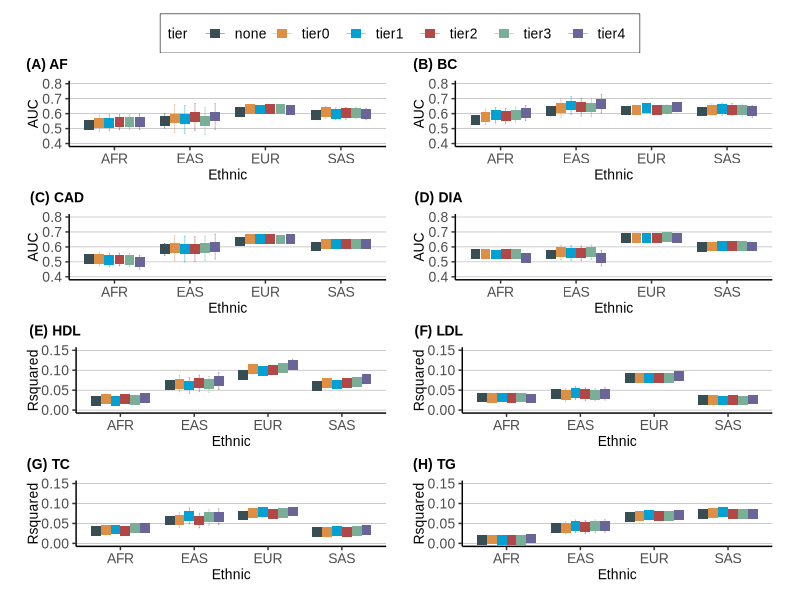

Reproduce this figure in R. (Note: this script raises an error after producing the figure.)
#Tiers comparison
#Load Packages
library(data.table)
library(stringr)
library(ggplot2)
library(ggsci)
library(ggpubr)
library(cowplot)

#Load Data
AF <- read.csv("AF_auc_tier.csv")
BC <- read.csv("BC_auc_tier.csv")
CAD <- read.csv("CAD_auc_tier.csv")
DIA <- read.csv("DIA_auc_tier.csv")
LDL <- read.csv("LDL_R2_tier.csv")
HDL <- read.csv("HDL_R2_tier.csv")
TC <- read.csv("TC_R2_tier.csv")
TG <- read.csv("TG_R2_tier.csv")

#Plot
point <- geom_point(position = position_dodge(width = 0.8),size=3)
errorbar_B <- geom_errorbar(aes(ymin = auc_LL, ymax = auc_UL),
    position = position_dodge(width = 0.8), width = 0.1, size = 0.15) 
errorbar_Q <- geom_errorbar(aes(ymin = rsquared_LL, ymax = rsquared_UL),
    position = position_dodge(width = 0.8), width = 0.1, size = 0.15) 
mytheme <- theme_classic() + theme(
    panel.background = element_rect(fill = "white"),
    panel.grid.major.y = element_line(color = "darkgrey", size = 0.2),
    panel.grid.minor.y = element_blank(),
    panel.grid.minor.x = element_blank(),
    legend.position = "top",
    legend.direction = "horizontal",
    legend.title = element_text(size = 10, family = "Arial", face = "plain"),
    legend.text = element_text(hjust = 0,size = 10, family = "Arial", face = "plain"),
    legend.background = element_rect(size = 0.2, linetype = "solid",colour = "black"),
    axis.title = element_text(size = 10, family = "Arial", face = "plain"),
    axis.text.x = element_text(size = 10, family = "Arial", face = "plain"),
    axis.text.y = element_text(size = 10, family = "Arial", face = "plain"),
    plot.margin = margin(20,10,5,10))

y_con_B <- scale_y_continuous(limits = c(0.4,0.8))
lab_name_B <- labs(x = "Ethnic", y = "AUC")
y_con_Q <- scale_y_continuous(limits = c(0,0.15))
lab_name_Q <- labs(x = "Ethnic", y = "Rsquared")

AF_plot <- ggplot(data = AF, aes(x = ethnic, col = tier, shape = tier, y = auc)) + 
 point + errorbar_B + mytheme + y_con_B + lab_name_B + scale_color_jama() +
 scale_shape_manual(values=rep(15, 6)) + guides(color = guide_legend(nrow = 1))

BC_plot <- ggplot(data = BC, aes(x = ethnic, col = tier, shape = tier, y = auc)) + 
 point + errorbar_B + mytheme + y_con_B + lab_name_B + scale_color_jama() +
 scale_shape_manual(values=rep(15, 6)) + guides(color = guide_legend(nrow = 1))

CAD_plot <- ggplot(data = CAD, aes(x = ethnic, col = tier, shape = tier, y = auc)) + 
 point + errorbar_B + mytheme + y_con_B + lab_name_B + scale_color_jama() +
 scale_shape_manual(values=rep(15, 6)) + guides(color = guide_legend(nrow = 1))

DIA_plot <- ggplot(data = DIA, aes(x = ethnic, col = tier, shape = tier, y = auc)) + 
 point + errorbar_B + mytheme + y_con_B + lab_name_B + scale_color_jama() +
 scale_shape_manual(values=rep(15, 6)) + guides(color = guide_legend(nrow = 1))

HDL_plot <- ggplot(data = HDL, aes(x = ethnic, col = tier, shape = tier, y = rsquared)) + 
 point + errorbar_Q + mytheme + y_con_Q + lab_name_Q + scale_color_jama() +
 scale_shape_manual(values=rep(15, 6)) + guides(color = guide_legend(nrow = 1))

LDL_plot <- ggplot(data = LDL, aes(x = ethnic, col = tier, shape = tier, y = rsquared)) + 
 point + errorbar_Q + mytheme + y_con_Q + lab_name_Q + scale_color_jama() +
 scale_shape_manual(values=rep(15, 6)) + guides(color = guide_legend(nrow = 1))

TC_plot <- ggplot(data = TC, aes(x = ethnic, col = tier, shape = tier, y = rsquared)) + 
 point + errorbar_Q + mytheme + y_con_Q + lab_name_Q + scale_color_jama() +
 scale_shape_manual(values=rep(15, 6)) + guides(color = guide_legend(nrow = 1))

TG_plot <- ggplot(data = TG, aes(x = ethnic, col = tier, shape = tier, y = rsquared)) + 
 point + errorbar_Q + mytheme + y_con_Q + lab_name_Q + scale_color_jama() +
 scale_shape_manual(values=rep(15, 6)) + guides(color = guide_legend(nrow = 1))

pdf("figure/prediction_accuracy_of_AnnoPred_PRS_based_on_different_tiers.pdf",
    family = "Arial", height = 10, width = 8, onefile = FALSE)
ggarrange(
    AF_plot, BC_plot, CAD_plot, DIA_plot,
    HDL_plot, LDL_plot, TC_plot, TG_plot,
    ncol = 2, nrow = 4, hjust = -0.3, vjust = 1.6,
    font.label = list(size = 10, family="Arial"),
    labels = c("(A) AF", "(B) BC", "(C) CAD", "(D) DIA",
        "(E) HDL", "(F) LDL", "(G) TC", "(H) TG"),
    common.legend = TRUE) + theme(plot.margin = margin(10,10,10,10))
dev.off()
embedFonts(path.expand("figure/prediction_accuracy_of_AnnoPred_PRS_based_on_different_tiers.pdf"))

